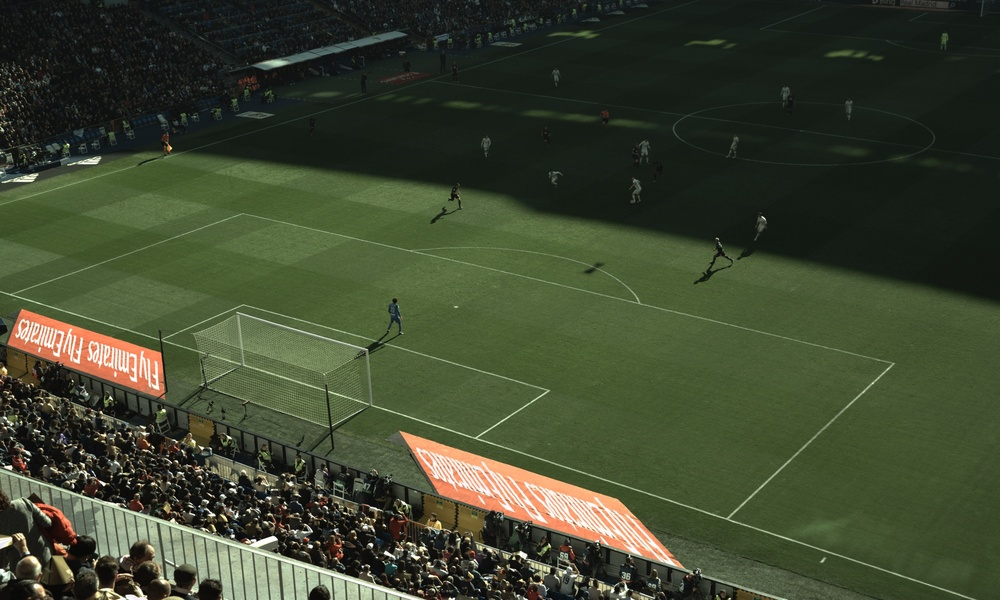
#> input picture shadow/C021.jpg, 1000 x 600 px, shrunk from 2560 x 1536 before the run, found by its file name
$ python shadow-removal-based-on-YCbCr-color-space.py
#> lines starting #> are read from the running program, lines starting #| are printed output that depends on the picture
import numpy as np
import cv2

# read an image with shadow...
# and it converts to BGR color space automatically
or_img = cv2.imread('.\C021.jpg')
#> or_img is the input picture: shape (600, 1000, 3); mean B, G, R 47.7, 70.3, 62.1

# covert the BGR image to an YCbCr image
y_cb_cr_img = cv2.cvtColor(or_img, cv2.COLOR_BGR2YCrCb)
#> y_cb_cr_img: shape (600, 1000, 3); mean of channels 0, 1, 2 65.3, 125.7, 118.2

# copy the image to create a binary mask later
binary_mask = np.copy(y_cb_cr_img)

# get mean value of the pixels in Y plane
y_mean = np.mean(cv2.split(y_cb_cr_img)[0])
#> y_mean = 65.26

# get standard deviation of channel in Y plane
y_std = np.std(cv2.split(y_cb_cr_img)[0])
#> y_std = 43.92

# classify pixels as shadow and non-shadow pixels
for i in range(y_cb_cr_img.shape[0]):
    for j in range(y_cb_cr_img.shape[1]):

        if y_cb_cr_img[i, j, 0] < y_mean - (y_std / 3):
            # paint it white (shadow)
            binary_mask[i, j] = [255, 255, 255]
        else:
            # paint it black (non-shadow)
            binary_mask[i, j] = [0, 0, 0]
#> binary_mask: shape (600, 1000, 3); mean of channels 0, 1, 2 107.8, 107.8, 107.8

# Using morphological operation
# The misclassified pixels are
# removed using dilation followed by erosion.
kernel = np.ones((3, 3), np.uint8)
erosion = cv2.erode(binary_mask, kernel, iterations=1)
#> erosion: shape (600, 1000, 3); mean of channels 0, 1, 2 93.1, 93.1, 93.1

# sum of pixel intensities in the lit areas
spi_la = 0

# sum of pixel intensities in the shadow
spi_s = 0

# number of pixels in the lit areas
n_la = 0

# number of pixels in the shadow
n_s = 0

# get sum of pixel intensities in the lit areas
# and sum of pixel intensities in the shadow
for i in range(y_cb_cr_img.shape[0]):
    for j in range(y_cb_cr_img.shape[1]):
        if erosion[i, j, 0] == 0 and erosion[i, j, 1] == 0 and erosion[i, j, 2] == 0:
            spi_la = spi_la + y_cb_cr_img[i, j, 0]
            n_la += 1
        else:
            spi_s = spi_s + y_cb_cr_img[i, j, 0]
            n_s += 1
#> after the loop, n_la = 380868; n_s = 219132; spi_la = 33616867; spi_s = 5538377

# get the average pixel intensities in the lit areas
average_ld = spi_la / n_la
#> average_ld = 88.26

# get the average pixel intensities in the shadow
average_le = spi_s / n_s
#> average_le = 25.27

# difference of the pixel intensities in the shadow and lit areas
i_diff = average_ld - average_le
#> i_diff = 62.99

# get the ratio between average shadow pixels and average lit pixels
ratio_as_al = average_ld / average_le
#> ratio_as_al = 3.49

# added these difference
for i in range(y_cb_cr_img.shape[0]):
    for j in range(y_cb_cr_img.shape[1]):
        if erosion[i, j, 0] == 255 and erosion[i, j, 1] == 255 and erosion[i, j, 2] == 255:

            y_cb_cr_img[i, j] = [y_cb_cr_img[i, j, 0] + i_diff, y_cb_cr_img[i, j, 1] + ratio_as_al,
                                 y_cb_cr_img[i, j, 2] + ratio_as_al]
#> y_cb_cr_img: shape (600, 1000, 3); mean of channels 0, 1, 2 87.9, 126.8, 119.3

# covert the YCbCr image to the BGR image
final_image = cv2.cvtColor(y_cb_cr_img, cv2.COLOR_YCR_CB2BGR)
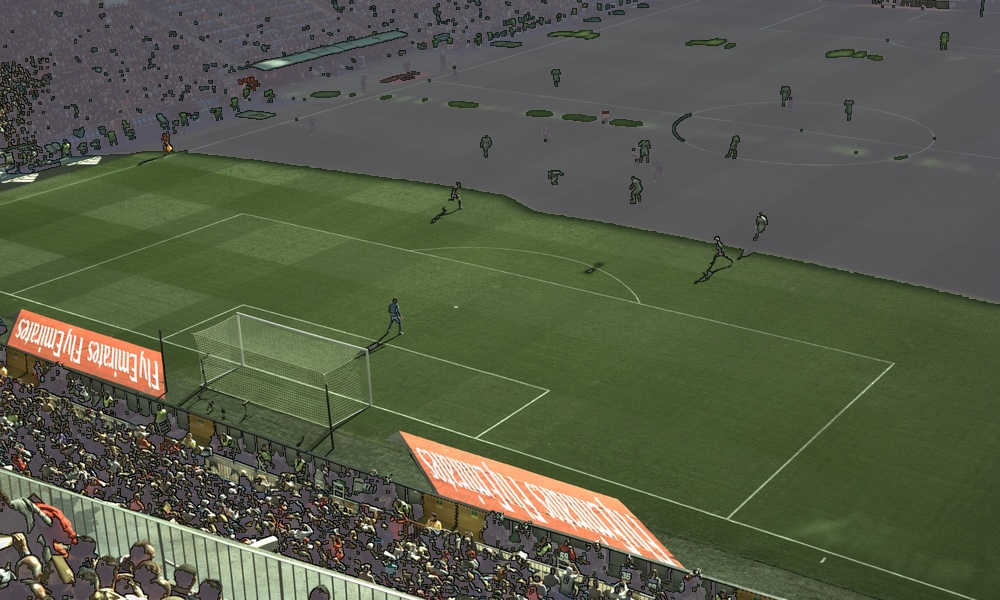
#> final_image: shape (600, 1000, 3); mean B, G, R 72.4, 91.8, 86.3

cv2.imshow("im1", or_img)
cv2.imshow("im2", final_image)
cv2.waitKey(0)
cv2.destroyAllWindows()

$ run again, with shadow/shadow2.jpg copied over shadow/C021.jpg
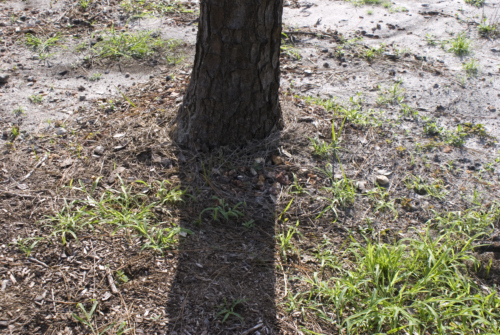
#> input picture shadow/shadow2.jpg, 500 x 335 px, found by its file name
#> or_img is the input picture: shape (335, 500, 3); mean B, G, R 108.9, 121.8, 127.4
#> y_mean = 122
#> y_std = 57.11
#> erosion: shape (335, 500, 3); mean of channels 0, 1, 2 55, 55, 55
#> after the loop `for i in range(y_cb_cr_img.shape[0]):`: n_la = 131369; n_s = 36131; spi_la = 18731561; spi_s = 1707984
#> average_ld = 142.6
#> average_le = 47.27
#> i_diff = 95.32
#> ratio_as_al = 3.02
#> `final_image = cv2.cvtColor(y_cb_cr_img, cv2.COLOR_YCR_CB2BGR)`:
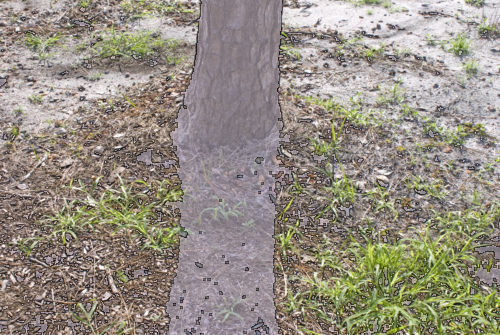
#> final_image: shape (335, 500, 3); mean B, G, R 130.5, 141.6, 148.9

$ run again, with shadow/shadow3.jpg copied over shadow/C021.jpg
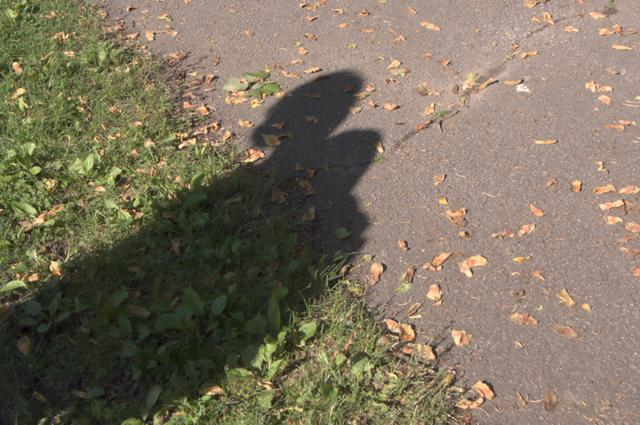
#> input picture shadow/shadow3.jpg, 640 x 425 px, found by its file name
#> or_img is the input picture: shape (425, 640, 3); mean B, G, R 95, 114, 124.5
#> y_mean = 115
#> y_std = 49.63
#> erosion: shape (425, 640, 3); mean of channels 0, 1, 2 67, 67, 67
#> after the loop `for i in range(y_cb_cr_img.shape[0]):`: n_la = 200515; n_s = 71485; spi_la = 28112239; spi_s = 3164135
#> average_ld = 140.2
#> average_le = 44.26
#> i_diff = 95.94
#> ratio_as_al = 3.17
#> `final_image = cv2.cvtColor(y_cb_cr_img, cv2.COLOR_YCR_CB2BGR)`:
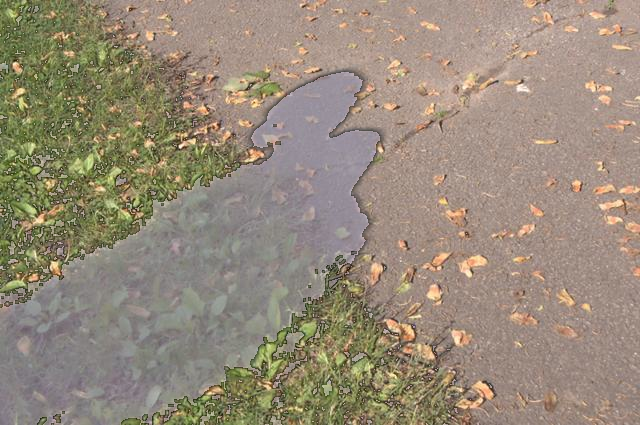
#> final_image: shape (425, 640, 3); mean B, G, R 121.3, 138.2, 150.6
